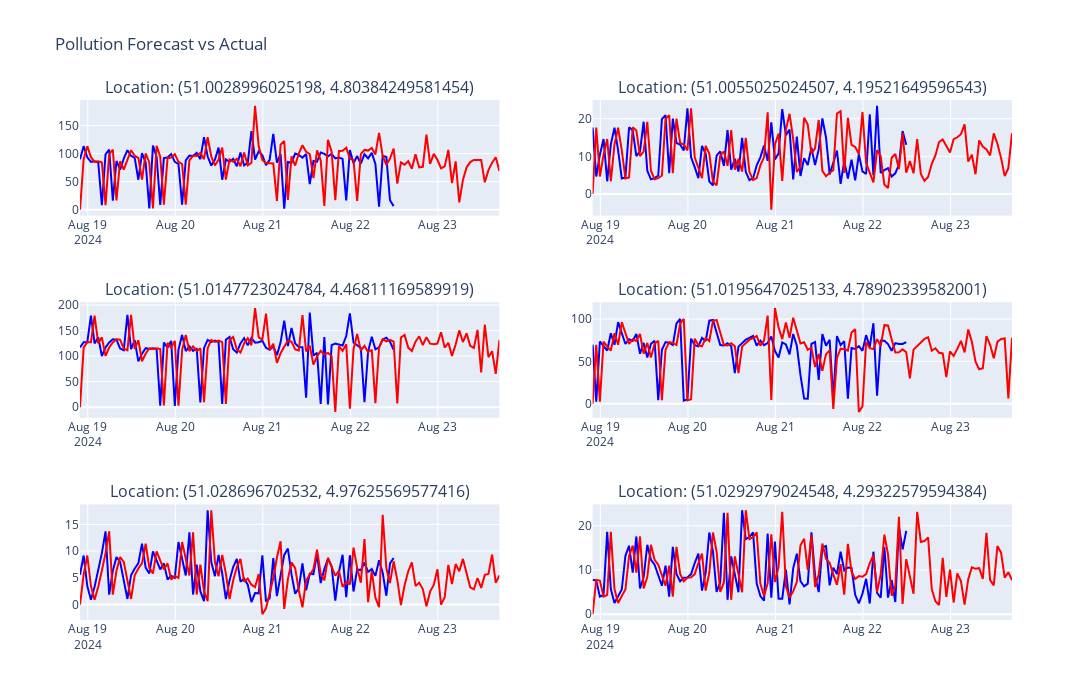

Source (notebook cell):
### Markdown cell above
## Plot the predictions

### Code cell
fig = make_subplots(rows=3, cols=2, subplot_titles=[f"Location: {location}" for location in forecasts.keys()][:6])

for i, (location, forecast) in enumerate(forecasts.items(), 1):
    if i > 6:
        break

    df = filtered_dataframes[location]
    split_index = int(0.75 * len(df))
    actual = df['pollution'][:split_index]
    predicted = sarimax_models[location].fittedvalues if sarimax_models[location] else pd.Series()

    row = (i - 1) // 2 + 1
    col = (i - 1) % 2 + 1
 
    fig.add_trace(
        go.Scatter(x=actual.index, y=actual, mode='lines', name='Actual', line=dict(color='blue')),
        row=row, col=col
    )
 
    fig.add_trace(
        go.Scatter(x=predicted.index, y=predicted, mode='lines', name='Predicted', line=dict(color='red')),
        row=row, col=col
    ) 

fig.update_layout(height=700, width=1200, title_text="Pollution Forecast vs Actual", showlegend=False)
fig.show()
